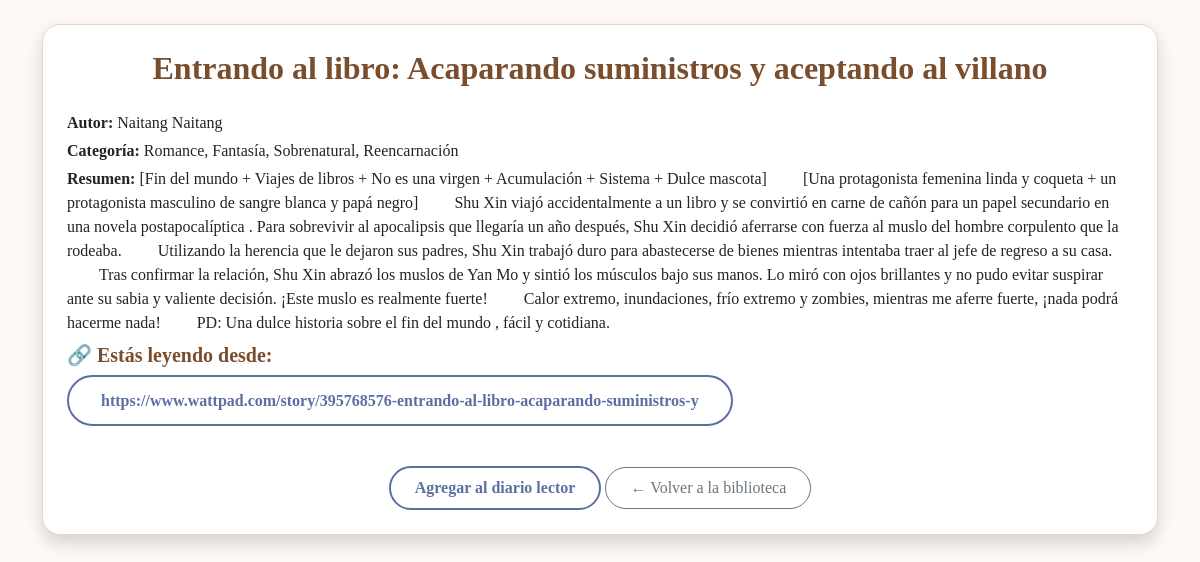
/libro/8/ (signed in), run on the app's committed database.
### biblioteca/models.py (models this page shows, shortened)
class LibroLeido(models.Model):
    usuario = models.ForeignKey(User, on_delete=models.CASCADE) # Usuario que leyó el libro
    titulo = models.CharField(max_length=200, default="Sin título")  # Título personalizado (editable)
    autor = models.CharField(max_length=100, default="Desconocido")  # Autor del libro
    categoria = models.ManyToManyField(Categoria, blank=True)  # Categorías asociadas
    resumen = models.TextField() # Breve descripción del contenido o experiencia lectora
    estado = models.CharField(max_length=20, choices=ESTADO_LIBRO) # Estado de lectura
    fecha_inicio = models.DateField(null=True, blank=True) # Fecha en que se comenzó el libro
    fecha_fin = models.DateField(null=True, blank=True) # Fecha en que se terminó el libro
    pdf = models.FileField(upload_to='libros/', null=True, blank=True) # Archivo PDF del libro (opcional)
    link = models.URLField(blank=True, null=True) # Enlace al libro en línea (opcional)

class Categoria(models.Model):
    nombre = models.CharField(max_length=100, unique=True)

### biblioteca/views.py (the view)
# urls.py: path('libro/<int:pk>/', views.ver_libro, name='ver_libro'), # Ver detalles de un libro leído (por ID)
@login_required
def ver_libro(request, pk):
    libro = get_object_or_404(LibroLeido, pk=pk)
    return render(request, 'biblioteca/ver_libro.html', {'libro': libro})

### templates/biblioteca/ver_libro.html (shortened to what this page needs)
{% load static %}
<!DOCTYPE html>
<html lang="es">
<head>
    <link rel="stylesheet" href="https://cdn.jsdelivr.net/npm/bootstrap@5.3.0/dist/css/bootstrap.min.css">
    <link rel="stylesheet" href="{% static 'css/diario.css' %}">
</head>
<body class="bg-cream">
<div class="container py-4">
    <div class="card p-4 shadow">
        <h2 class="text-center mb-4 title-cozy">{{ libro.titulo }}</h2>
        <p class="mb-1"><strong>Autor:</strong> {{ libro.autor }}</p>
        <p class="mb-1"><strong>Categoría:</strong>
            {% if libro.categoria.all %}
                {% for cat in libro.categoria.all %}
                    {{ cat.nombre }}{% if not forloop.last %}, {% endif %}
                {% endfor %}
            {% else %}
                (Sin categoría)
            {% endif %}
        </p>
        <p class="mb-2"><strong>Resumen:</strong>
            {% if libro.resumen %}
                {{ libro.resumen }}
            {% else %}
                (Sin descripción)
        </p>
{% endif %}
        {% if libro.pdf %}
            <div class="mb-3">
                <h5>📄 Vista previa del PDF</h5>
                <iframe src="{{ libro.pdf.url }}" width="100%" height="500px" style="border: 1px solid #ccc;"></iframe>
                <p><a href="{{ libro.pdf.url }}" target="_blank" class="btn btn-outline-secondary rounded-pill px-4 py-2">Abrir en nueva pestaña</a></p>
            </div>
        {% elif libro.link %}
            <div class="mb-3">
                <h5>🔗 Estás leyendo desde:</h5>
                <a href="{{ libro.link }}" target="_blank" class="btn btn-outline-primary">{{ libro.link }}</a>
            </div>
        {% else %}
            <p class="text-muted">No se ha añadido PDF ni enlace de lectura.</p>
        {% endif %}
        <div class="text-center mt-4">
            <a href="{% url 'agregar_diario' %}?libro_id={{ libro_leido.id }}" class="btn btn-outline-primary rounded-pill px-4 py-2">Agregar al diario lector</a>
            <a href="{% url 'biblioteca' %}" class="btn btn-outline-secondary rounded-pill px-4 py-2">← Volver a la biblioteca</a>
        </div>
</div>
</body>
</html>

### static/css/diario.css (style rules this page uses)
body.bg-cream { background-color: #fdf8f4; font-family: 'Georgia', serif; }
.title-cozy { color: #7a4e2d; font-weight: 700; font-family: 'Georgia', serif; }
.btn-custom, .btn-outline-rose, .btn-outline-brown, .btn-outline-primary { border-radius: 50px; padding: 0.7rem 2rem; font-weight: 600; transition: background-color 0.3s ease, transform 0.2s ease; }
.btn-outline-primary { color: #5b6fa0; border: 2px solid #5b6fa0; background-color: #fff; }
.card { background-color: #ffffff; border: 1px solid #e0d7cc; border-radius: 18px; box-shadow: 0 4px 12px rgba(0, 0, 0, 0.08); transition: transform 0.2s ease, box-shadow 0.2s ease; }
.card h5 { color: #7a4e2d; font-weight: 600; }

### data on the page
LibroLeido: titulo "Entrando al libro: Acaparando suministros y aceptando al villano", autor "Naitang Naitang", resumen "[Fin del mundo + Viajes de libros + No es una virgen + Acumulación + Sistema + Dulce mascota] [Una protagonista femenina linda y coqueta + un protagonista masculino de sangre blanca y papá negro] Shu Xin viajó accidentalmente a un libro y se convirtió en carne de cañón para un papel secundario en una novela postapocalíptica . Para sobrevivir al apocalipsis que llegaría un año después, Shu Xin decidió aferrarse con fuerza al muslo del hombre corpulento que la rodeaba. Utilizando la herencia que le dejaron sus padres, Shu Xin trabajó duro para abastecerse de bienes mientras intentaba traer al jefe de regreso a su casa. Tras confirmar la relación, Shu Xin abrazó los muslos de Yan Mo y sintió…", link "https://www.wattpad.com/story/395768576-entrando-al-libro-acaparando-suministros-y"
Categoria: nombre "Romance"
Categoria: nombre "Fantasía"
Categoria: nombre "Sobrenatural"
Categoria: nombre "Reencarnación"
